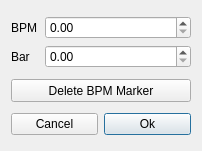
<?xml version="1.0" encoding="UTF-8"?>
<ui version="4.0">
 <class>SongEditorPanelBpmWidget_UI</class>
 <widget class="QWidget" name="SongEditorPanelBpmWidget_UI">
  <property name="geometry">
   <rect>
    <x>0</x>
    <y>0</y>
    <width>198</width>
    <height>151</height>
   </rect>
  </property>
  <property name="windowTitle">
   <string>Form</string>
  </property>
  <layout class="QVBoxLayout" name="verticalLayout">
   <item>
    <layout class="QGridLayout" name="gridLayout">
     <item row="1" column="2">
       <widget class="LCDSpinBox" name="bpmSpinBox">
		 <property name="minimumSize">
		   <size>
			 <width>146</width>
			 <height>23</height>
		   </size>
		 </property>
       </widget>
     </item>
     <item row="2" column="2">
      <widget class="LCDSpinBox" name="columnSpinBox">
		 <property name="minimumSize">
		   <size>
			 <width>146</width>
			 <height>23</height>
		   </size>
		 </property>
      </widget>
     </item>
     <item row="2" column="1">
      <widget class="QLabel" name="label">
       <property name="text">
        <string>Bar</string>
       </property>
      </widget>
     </item>
     <item row="1" column="1">
      <widget class="QLabel" name="label_2">
       <property name="text">
        <string>BPM</string>
       </property>
      </widget>
     </item>
    </layout>
   </item>
   <item>
    <widget class="Button" name="deleteBtn">
     <property name="toolTip">
      <string>Delete this BPM Marker</string>
     </property>
	 <property name="minimumSize">
	   <size>
		 <width>180</width>
		 <height>23</height>
	   </size>
		 </property>
     <property name="text">
      <string>Delete BPM Marker</string>
     </property>
    </widget>
   </item>
   <item>
    <layout class="QHBoxLayout" name="horizontalLayout">
     <item>
      <widget class="QPushButton" name="CancelBtn">
       <property name="toolTip">
        <string/>
       </property>
       <property name="text">
        <string>Cancel</string>
       </property>
      </widget>
     </item>
     <item>
      <widget class="QPushButton" name="okBtn">
       <property name="text">
        <string>Ok</string>
       </property>
       <property name="default">
        <bool>true</bool>
       </property>
      </widget>
     </item>
    </layout>
   </item>
  </layout>
 </widget>
 <tabstops>
  <tabstop>bpmSpinBox</tabstop>
  <tabstop>columnSpinBox</tabstop>
  <tabstop>deleteBtn</tabstop>
  <tabstop>CancelBtn</tabstop>
  <tabstop>okBtn</tabstop>
 </tabstops>
 <customwidgets>
  <customwidget>
   <class>Button</class>
   <extends>QPushButton</extends>
   <header location="global">../src/Widgets/Button.h</header>
   <container>1</container>
  </customwidget>
  <customwidget>
   <class>LCDSpinBox</class>
   <extends>QDoubleSpinBox</extends>
   <header location="global">../src/Widgets/LCDSpinBox.h</header>
   <container>1</container>
  </customwidget>
 </customwidgets>
 <resources/>
 <connections/>
</ui>
